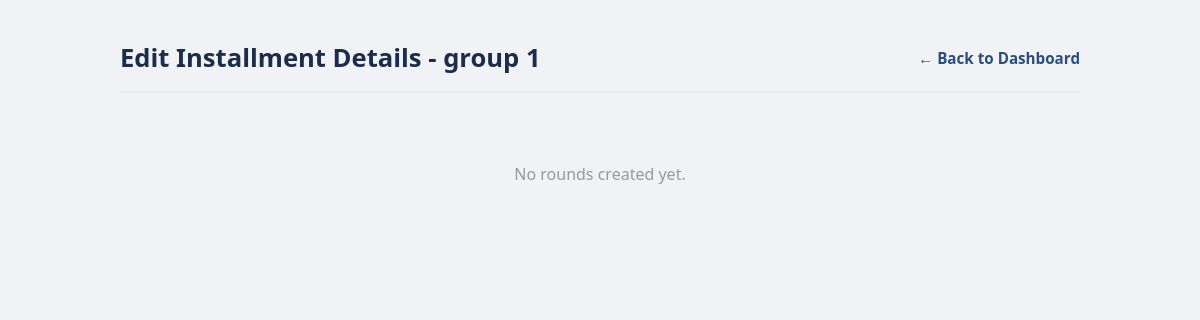
Before: /management/group/2/rounds/ with the older database file.
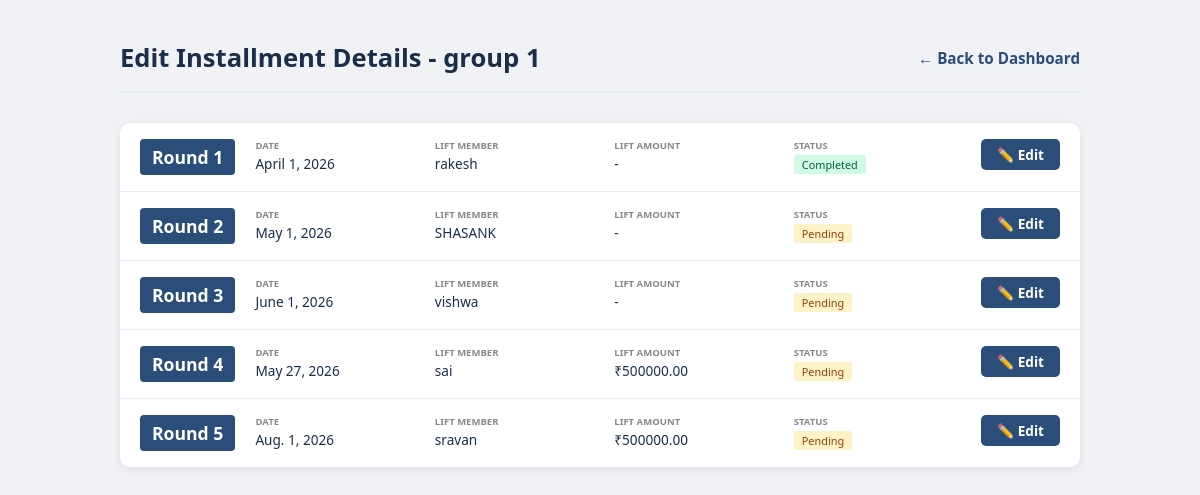
After: the same page with the newer database file.
### management/models.py (models this page shows, shortened)
class ChitGroup(models.Model):
    STATUS_CHOICES = [
        ('upcoming', 'Upcoming'),
        ('active', 'Active'),
        ('closed', 'Closed'),
    ]
    FREQUENCY_CHOICES = [
        (1, 'Monthly'),
        (2, 'Every 2 Months'),
        (3, 'Every 3 Months'),
        (6, 'Every 6 Months'),
    ]
    name = models.CharField(max_length=200)
    total_members = models.PositiveIntegerField()
    installment_amount = models.DecimalField(max_digits=10, decimal_places=2, help_text='Amount each non-winner pays per round')
    prize_amount = models.DecimalField(max_digits=12, decimal_places=2, help_text='Total prize amount winner receives')
    frequency_months = models.PositiveIntegerField(choices=FREQUENCY_CHOICES, default=3, help_text='How often the chit auction happens')
    total_rounds = models.PositiveIntegerField(help_text='Total number of rounds (equal to total members)')
    start_date = models.DateField()
    due_day = models.PositiveIntegerField(default=10, help_text='Day of month by which payment is due')
    penalty_amount = models.DecimalField(max_digits=8, decimal_places=2, default=0, help_text='Penalty for late payment')
    status = models.CharField(max_length=10, choices=STATUS_CHOICES, default='upcoming')
    notes = models.TextField(blank=True, null=True)
    class Meta:
        verbose_name = 'Chit Group'
        verbose_name_plural = 'Chit Groups'
        ordering = ['-start_date']

class ChitRound(models.Model):
    STATUS_CHOICES = [
        ('pending', 'Pending'),
        ('completed', 'Completed'),
    ]
    chit_group = models.ForeignKey(ChitGroup, on_delete=models.PROTECT, related_name='rounds')
    round_number = models.PositiveIntegerField()
    round_date = models.DateField()
    winner = models.ForeignKey(ChitMembership, on_delete=models.PROTECT, related_name='won_rounds', blank=True, null=True)
    lift_amount = models.DecimalField(max_digits=12, decimal_places=2, blank=True, null=True, help_text='Amount given to the lift member this round')
    status = models.CharField(max_length=10, choices=STATUS_CHOICES, default='pending')
    disbursed_date = models.DateField(blank=True, null=True)
    disbursement_mode = models.CharField(max_length=50, choices=[('cash', 'Cash'), ('bank', 'Bank Transfer'), ('upi', 'UPI')], blank=True, null=True)
    document = models.FileField(upload_to='round_documents/', blank=True, null=True, help_text='Upload PDF or image')
    surety_details = models.TextField(blank=True, null=True, help_text='Surety/guarantor details for this round')
    remarks = models.TextField(blank=True, null=True)
    class Meta:
        verbose_name = 'Chit Round'
        verbose_name_plural = 'Chit Rounds'
        unique_together = [['chit_group', 'round_number']]
        ordering = ['chit_group', 'round_number']

class ChitMembership(models.Model):
    member = models.ForeignKey(Member, on_delete=models.PROTECT, related_name='memberships')
    chit_group = models.ForeignKey(ChitGroup, on_delete=models.PROTECT, related_name='memberships')
    slot_number = models.PositiveIntegerField(help_text='Member slot number in this group')
    has_won = models.BooleanField(default=False)
    date_enrolled = models.DateField(auto_now_add=True)
    committed_round_number = models.PositiveIntegerField(blank=True, null=True, help_text='Round number in which this member is committed to receive the lift amount')
    committed_lift_amount = models.DecimalField(max_digits=12, decimal_places=2, blank=True, null=True, help_text='Committed lift amount for this member')
    class Meta:
        verbose_name = 'Chit Membership'
        verbose_name_plural = 'Chit Memberships'
        unique_together = [['chit_group', 'slot_number']]
        ordering = ['chit_group', 'slot_number']

class Member(models.Model):
    name = models.CharField(max_length=200)
    phone = models.CharField(
        max_length=10,
        validators=[RegexValidator(r'^\d{10}$', 'Enter a valid 10-digit phone number.')]
    )
    alternate_phone = models.CharField(max_length=10, blank=True, null=True)
    email = models.EmailField(blank=True, null=True)
    address = models.TextField()
    aadhar_number = models.CharField(max_length=12, unique=True)
    date_joined = models.DateField(auto_now_add=True)
    is_active = models.BooleanField(default=True)
    class Meta:
        verbose_name = 'Member'
        verbose_name_plural = 'Members'
        ordering = ['name']

### management/views.py (the view)
# urls.py: path('group/<int:group_id>/rounds/', views.edit_rounds, name='edit_rounds'),
def edit_rounds(request, group_id):
    group = get_object_or_404(ChitGroup, pk=group_id)
    rounds = group.rounds.select_related('winner__member').order_by('round_number')
    return render(request, 'management/edit_rounds.html', {
        'group': group,
        'rounds': rounds,
    })

### management/templates/management/edit_rounds.html (shortened to what this page needs)
<!DOCTYPE html>
<html lang="en">
<head>
</head>
<body>
    <div class="container">
        <div class="header">
            <h1>Edit Installment Details - {{ group.name }}</h1>
            <a href="{% url 'dashboard_group' group.id %}">← Back to Dashboard</a>
        </div>
        {% if rounds %}
        <div class="rounds-list">
            {% for round in rounds %}
            <div class="round-item">
                <div class="round-number">Round {{ round.round_number }}</div>
                <div class="round-info">
                    <div class="info-item">
                        <div class="info-label">Date</div>
                        <div class="info-value">{{ round.round_date }}</div>
                    </div>
                    <div class="info-item">
                        <div class="info-label">Lift Member</div>
                        <div class="info-value">{% if round.winner %}{{ round.winner.member.name }}{% else %}-{% endif %}</div>
                    </div>
                    <div class="info-item">
                        <div class="info-label">Lift Amount</div>
                        <div class="info-value">{% if round.lift_amount %}₹{{ round.lift_amount|floatformat:2 }}{% else %}-{% endif %}</div>
                    </div>
                    <div class="info-item">
                        <div class="info-label">Status</div>
                        <div class="info-value">
                            <span class="status-badge {% if round.status == 'completed' %}completed{% else %}pending{% endif %}">
                                {{ round.get_status_display }}
                            </span>
                        </div>
                    </div>
                </div>
                <div class="round-action">
                    <a href="{% url 'edit_round' group.id round.id %}" class="btn-edit">✏️ Edit</a>
                </div>
            </div>
            {% endfor %}
        </div>
        {% else %}
        <div class="empty-state">
            <p>No rounds created yet.</p>
        </div>
        {% endif %}
    </div>
</body>
</html>

### management/templates/management/edit_rounds.html (style rules this page uses)
* { box-sizing: border-box; margin: 0; padding: 0; }
body { font-family: 'Segoe UI', Arial, sans-serif; background: #f0f2f5; color: #222; }
.container { max-width: 1000px; margin: 0 auto; padding: 40px 20px; }
.header { display: flex; align-items: center; justify-content: space-between; margin-bottom: 30px; border-bottom: 2px solid #e8ecf1; padding-bottom: 16px; }
.header h1 { color: #1a2e4a; font-size: 1.6em; }
.header a { color: #2a4d7a; text-decoration: none; font-weight: 600; font-size: 0.95em; }
.rounds-list { background: #fff; border-radius: 10px; box-shadow: 0 2px 8px rgba(0,0,0,0.08); overflow: hidden; }
.round-item { display: grid; grid-template-columns: auto 1fr auto; gap: 20px; align-items: start; padding: 16px 20px; border-bottom: 1px solid #e8ecf1; transition: background-color 0.15s; }
.round-item:last-child { border-bottom: none; }
.round-number { display: inline-block; background: #2a4d7a; color: #fff; padding: 6px 12px; border-radius: 4px; font-weight: 700; font-size: 1.1em; min-width: 50px; text-align: center; }
.round-info { display: grid; grid-template-columns: repeat(auto-fit, minmax(150px, 1fr)); gap: 12px; }
.info-item { font-size: 0.85em; }
.info-label { color: #888; text-transform: uppercase; font-size: 0.7em; font-weight: 600; margin-bottom: 2px; }
.info-value { color: #1a2e4a; font-weight: 500; }
.status-badge { padding: 2px 8px; border-radius: 3px; font-size: 0.8em; display: inline-block; }
.status-badge.completed { background: #d1fae5; color: #065f46; }
.status-badge.pending { background: #fef3c7; color: #92400e; }
.round-action { display: flex; gap: 8px; }
.btn-edit { display: inline-block; background: #2a4d7a; color: #fff; padding: 6px 16px; border-radius: 5px; text-decoration: none; font-weight: 600; font-size: 0.85em; transition: background-color 0.15s; }

Changed rows visible on the page:
added ChitRound: round_number "1", round_date "April 1, 2026", winner.member.name "rakesh", status "Completed"
added ChitRound: round_number "2", round_date "May 1, 2026", winner.member.name "SHASANK", status "Pending"
added ChitRound: round_number "3", round_date "June 1, 2026", winner.member.name "vishwa", status "Pending"
added ChitRound: round_number "4", round_date "May 27, 2026", winner.member.name "sai", lift_amount "500000.00", status "Pending"
added ChitRound: round_number "5", round_date "Aug. 1, 2026", winner.member.name "sravan", lift_amount "500000.00", status "Pending"
Other visible differences:
text no longer shown: "No rounds created yet."
